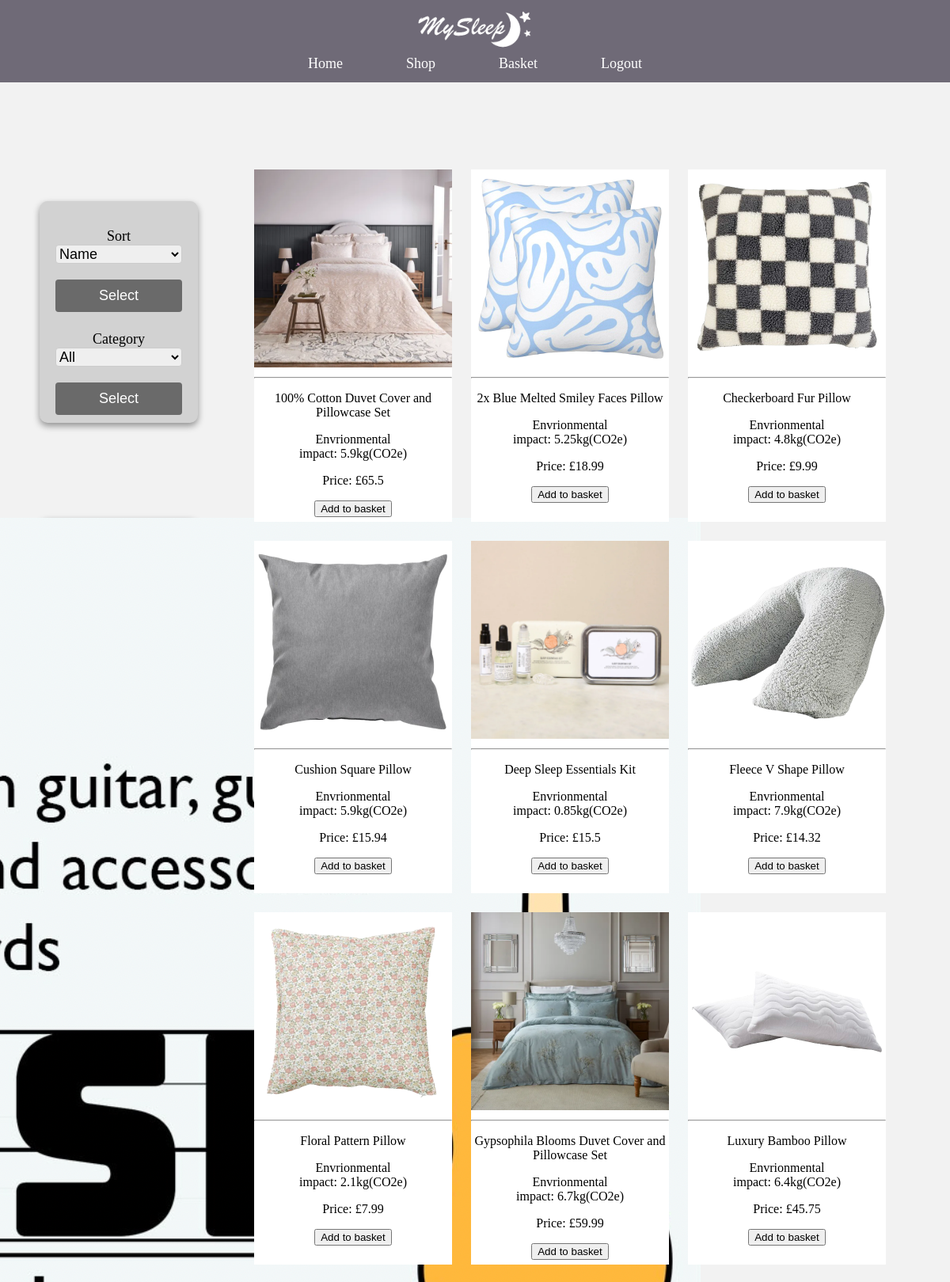
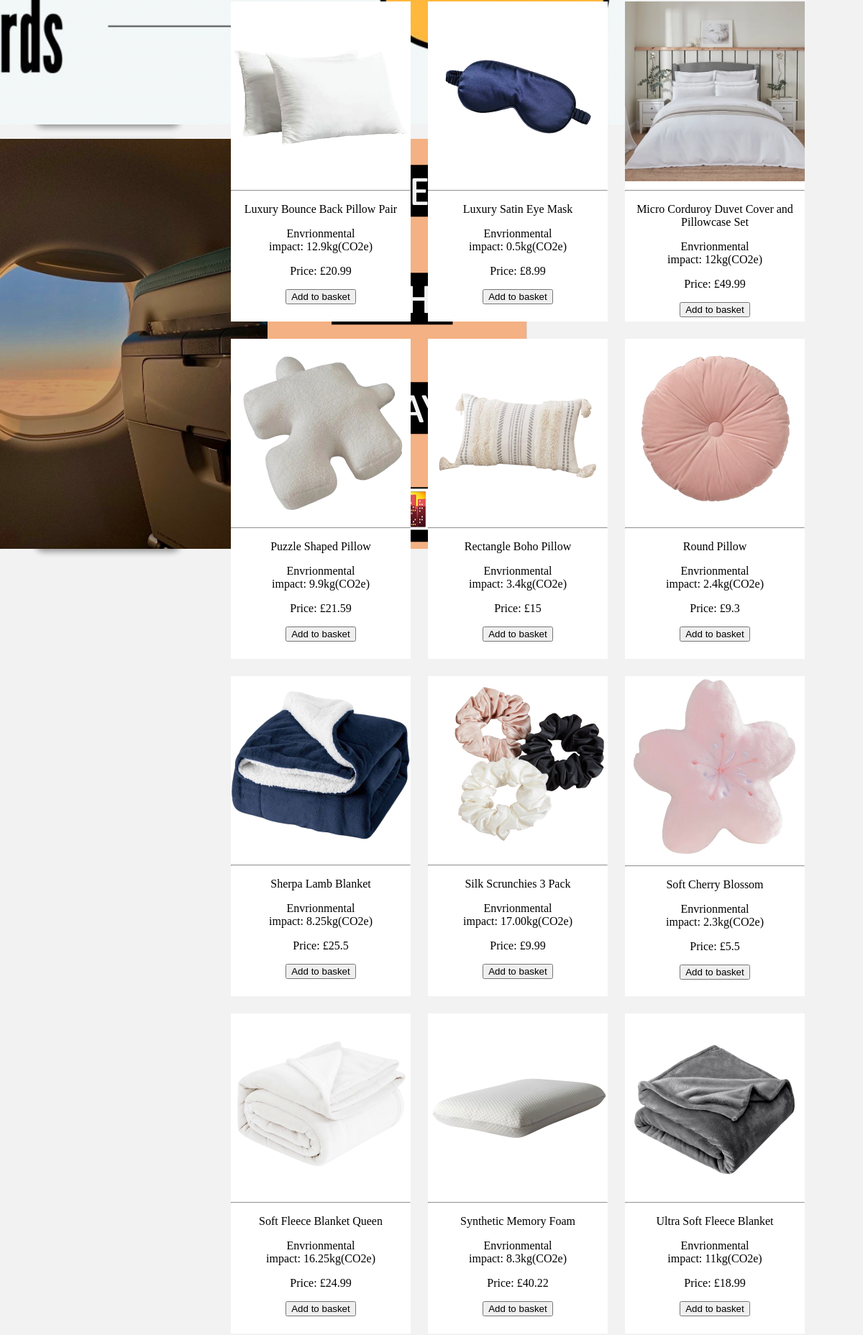
Page /All (upper part) on the committed database (2 pictures, top to bottom).
### website.py (models this page shows, shortened)
class Item(db.Model): #shows logical structure of database
    id = db.Column(db.Integer(), primary_key = True) #primary key - uniquely identifies each item in database table
    name = db.Column(db.String(length = 30), nullable = False, unique = True) #nullable - dont want it to be null/empty
    price = db.Column(db.Integer(), nullable = False)
    env_impact = db.Column(db.String(), nullable = False)
    description = db.Column(db.String(length = 1000), nullable = False, unique = True)
    image = db.Column(db.String(length = 1000), nullable = False)
    quantity = db.Column(db.Integer(), nullable = False)

### website.py (the view, shortened to what this page needs)
@app.route('/All', methods=['GET', 'POST']) # get data | send data to server
def All():
    category = request.args.get('category', 'all')
    category_form = CategoryForm()
    form = Sort() # for sorting
    order = Item.name # automatically in name order
    if form.validate_on_submit(): # checks if request is post, and data is accepted by all validators
        if form.order.data == 'price':
            order = Item.price
        elif form.order.data == 'environmental impact':
            order = Item.env_impact
    if category == 'Also':
        products = Item.query.filter(Item.id.in_([13, 14, 15, 16, 17, 18, 19, 20, 21])).all()
    else:
        products = Item.query.order_by(order).all()
    return render_template('All.html', form = form, products = products, category_form = category_form) # look for templates in the templates folder.

### website.py
class CategoryForm(FlaskForm):
    category = SelectField('Category', choices = [('all', 'All'), ('pillow', 'Pillow'), ('also', 'More')])
    submit = SubmitField('Select')

class Sort(FlaskForm): #create web forms
    order = SelectField('Sort', choices = [('name', 'Name'), ('price', 'Price'), ('environmental impact', 'Environmental impact')])
    submit = SubmitField('Select', name = 'sort_submit')

### templates/All.html (shortened to what this page needs)
{% extends "bootstrap/base.html" %}
{% import "bootstrap/wtf.html" as wtf %}
    {% block head %}
    <head>
        <link rel="stylesheet" type="text/css" href="{{ url_for('static',filename='styles.css') }}">
    </head>
    {% endblock %}
    {% block content %}
    <body>
        <nav id="nav">
            <ul>
                <li><a class="navbar-brand" href="{{ url_for('Home') }}"><img id="logo" src="{{ url_for('static', filename='images/Logo.png') }}" alt="Logo"></a></li>
                <div class="nav-container">
                    <li class="nav-list"><a href="{{ url_for('Home') }}">Home</a></li>
                    <li class="nav-list"><a href="{{ url_for('All') }}">Shop</a></li>
                    <li class="nav-list"><a href="{{ url_for('cart') }}">Basket</a></li>
                    <li class="nav-list"><a href="{{ url_for('logout') }}">Logout</a></li>
                </div>
            </ul>
        </nav>
        <div class="all">
            <div class="all-box">
                <div class="all-container">
                    <div class="all-form">
                        <div class="all-form-container">
                            {{ wtf.quick_form(form) }}
                        </div>
                        <form method="POST" action="{{ url_for('All') }}" class="all-form-container">
                            {{ wtf.quick_form(category_form) }}
                        </form>
                    </div>
                </div>
                {% if category == Also or category_form.category.data == extra or selected_category == blanket or selected_category == set%}
                <div class="all-ad-more">
                </div>
                <div class="all-ad-more">
                </div>
                {% endif %}
            </div>
            <div class="all-products">
                {% for item in products %}
                <a href="{{ url_for('Product', item_id=item.id) }}" class="all-products-link">
                    <div class="all-products-container">
                        <img src="{{ url_for('static', filename=item.image) }}" alt="{{ item.name }} Image">
                        <hr>
                        <p>{{ item.name }}</p>
                        <p>Envrionmental <br>impact: {{ item.env_impact }}</p>
                        <p>Price: £{{ item.price }}</p>
                        <td>
                            <form action="{{ url_for('add_to_basket', item_id=item.id) }}" method="POST">
                                <button type="submit" class="btn btn-outline btn-success">Add to basket</button>
                            </form>
                        </td>
                    </div>
                </a>
                {% endfor %}
            </div>
        </div>
    </body>
    {% endblock %}

### static/styles.css (style rules this page uses)
body { background-color: rgb(242, 242, 242); margin: 0; padding: 0; }
#nav { position: fixed; top: 0; left: 0; right: 0; z-index: 1000; background-color: rgb(112, 107, 119, 0.8); color: #ffffff; display: flex; flex-direction: column; align-items: center; padding: 10px 0; }
#nav ul { list-style: none; padding: 0; margin: 0; width: 100%; display: flex; flex-direction: column; align-items: center; }
#logo { width: 150px; }
.nav-container { display: flex; gap: 20px; }
.nav-list { margin: 0 30px; }
.nav-list a { text-decoration: none; color: white; font-size: 18px; }
.all { text-align: center; display: flex; align-items: flex-start; }
.all-box { flex-direction: column; margin: 150px 10px 0px 50px; width: 45%; display: flex; justify-content: center; text-align: center; min-width: 200px; border-radius: 10px; }
.all-container { background-color: rgb(210, 210, 210); width: 45%; display: flex; justify-content: center; text-align: center; min-width: 200px; box-shadow: 0 4px 8px rgba(0, 0, 0, 0.4); border-radius: 10px; margin-bottom: 100px; }
.all-form { background-color: rgb(210, 210, 210); text-align: center; width: 80%; margin: 10px 10px; }
.all-form-container { font-size: 18px; width: 100%; margin-top: 15%; }
.all-form-container .form-group { margin-bottom: 20px; }
.all-form-container input, .all-form-container select, .all-form-container textarea { width: 100%; font-size: 18px; border-radius: 4px; border: 1px solid #ccc; }
.all-form-container .btn { padding: 10px 20px; font-size: 18px; background-color: #6a6a6a; color: white; border: none; border-radius: 4px; cursor: pointer; }
.all-ad-more { width: 10%; display: flex; justify-content: center; text-align: center; box-shadow: 0 4px 8px rgba(0, 0, 0, 0.4); border-radius: 10px; margin-top: 20px; min-width: 200px; }
.all-products { text-align: center; margin: 50px 0 0 0; padding: 60px 0; }
.all-products-link { text-decoration: none; color: inherit; }
.all-products-container { display: inline-block; width: 250px; height: 435px; margin: 0px 20px 20px 0px; overflow: hidden; background-color: rgb(255, 255, 255); padding-bottom: 10px; }
.all-products-container img { width: 100%; }

### rows in the picture
Item: image (picture), name "100% Cotton Duvet Cover and Pillowcase Set", env_impact "5.9kg(CO2e)", price "65.5"
Item: image (picture), name "2x Blue Melted Smiley Faces Pillow", env_impact "5.25kg(CO2e)", price "18.99"
Item: image (picture), name "Checkerboard Fur Pillow", env_impact "4.8kg(CO2e)", price "9.99"
Item: image (picture), name "Cushion Square Pillow", env_impact "5.9kg(CO2e)", price "15.94"
Item: image (picture), name "Deep Sleep Essentials Kit", env_impact "0.85kg(CO2e)", price "15.5"
Item: image (picture), name "Fleece V Shape Pillow", env_impact "7.9kg(CO2e)", price "14.32"
Item: image (picture), name "Floral Pattern Pillow", env_impact "2.1kg(CO2e)", price "7.99"
Item: image (picture), name "Gypsophila Blooms Duvet Cover and Pillowcase Set", env_impact "6.7kg(CO2e)", price "59.99"
Item: image (picture), name "Luxury Bamboo Pillow", env_impact "6.4kg(CO2e)", price "45.75"
Item: image (picture), name "Luxury Bounce Back Pillow Pair", env_impact "12.9kg(CO2e)", price "20.99"
Item: image (picture), name "Luxury Satin Eye Mask", env_impact "0.5kg(CO2e)", price "8.99"
Item: image (picture), name "Micro Corduroy Duvet Cover and Pillowcase Set", env_impact "12kg(CO2e)", price "49.99"
Item: image (picture), name "Puzzle Shaped Pillow", env_impact "9.9kg(CO2e)", price "21.59"
Item: image (picture), name "Rectangle Boho Pillow", env_impact "3.4kg(CO2e)", price "15"
Item: image (picture), name "Round Pillow", env_impact "2.4kg(CO2e)", price "9.3"
Item: image (placeholder picture), name "Sherpa Lamb Blanket", env_impact "8.25kg(CO2e)", price "25.5"
Item: image (picture), name "Silk Scrunchies 3 Pack", env_impact "17.00kg(CO2e)", price "9.99"
Item: image (picture), name "Soft Cherry Blossom", env_impact "2.3kg(CO2e)", price "5.5"
Item: image (placeholder picture), name "Soft Fleece Blanket Queen", env_impact "16.25kg(CO2e)", price "24.99"
Item: image (picture), name "Synthetic Memory Foam", env_impact "8.3kg(CO2e)", price "40.22"
Item: image (placeholder picture), name "Ultra Soft Fleece Blanket", env_impact "11kg(CO2e)", price "18.99"
